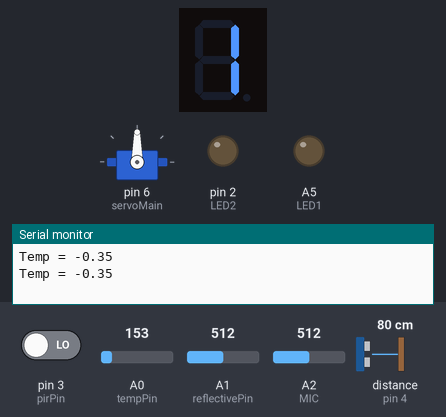
A sketch run on a simulated Arduino Uno, built with avr-gcc and run on an emulated ATmega328P. On the bench: 1-digit seven-segment display, servo, output pins drawn as LEDs (lit = HIGH), the last lines printed to the serial monitor. Wiring (inferred from the names in the program): ultrasonic range finder: trigger pin 5; echo pin 4; 1-digit 7-segment display, segments lit when HIGH: segments pin 7, pin 8, pin 9, pin 10, pin 11, pin 12, pin 13. The test bench sets the inputs (shaded band); at power-on: A1 (reflectivePin) = 512, distance to the obstacle (sensor on pin 4) 80 cm, pin 3 (pirPin) LOW, A0 (tempPin) = 153, A2 (MIC) = 512. The echo pulse lasts 58.3 µs per cm; the segment pins are drawn as the display they are named for; pins used as bus, display or sensor lines are not drawn.

Above: at 1.4 s.
1.5 s: A1 (reflectivePin) set to 415
3.1 s: A1 (reflectivePin) set to 392
At 4.2 s:
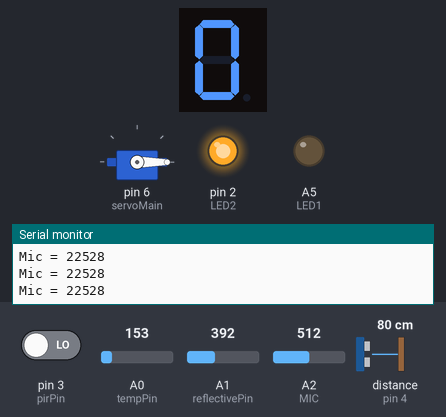
5.2 s: A1 (reflectivePin) set to 410
At 5.7 s:
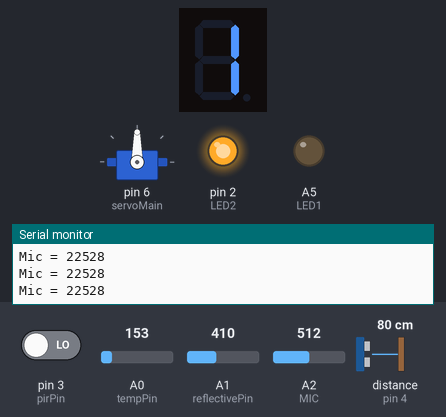
7.3 s: distance to the obstacle (sensor on pin 4) set to 14 cm
8.8 s: distance to the obstacle (sensor on pin 4) set to 9 cm
At 9.2 s:
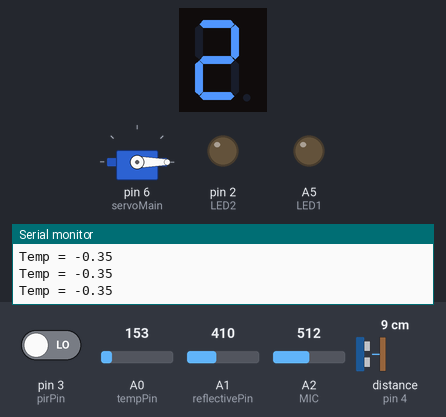
Timing chart, 0 to 11.3 s (numbered marks = the images above; inputs shaded):
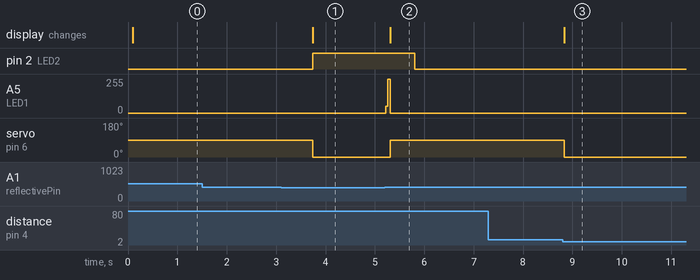

The sketch:

ED1_Final_Project_11-14-16.ino
```cpp
#include <Servo.h>

//PIR Sensor Pins
#define pirPin 3

//Ping Sensor Pins
#define trigPin 5
#define echoPin 4


//7-Segment LED Pins
#define A 7
#define B 8
#define C 9
#define D 10
#define E 11
#define F_SEG 12
#define G 13

//Misc. Definitions
#define aref_voltage 3.3
#define ON HIGH
#define OFF LOW

// Microphone Variables
#define MIC A2
#define LED1 A5

//Temperature Variables
int tempPin = 0;
float maxTemp = 27.00f;
#define LED2 2

//Reflective Sensor Variables
int reflectivePin = 1;

//Servo Variables
Servo servoMain;

//PIR Sensor Variables
int pirState = LOW;

void setup()
{
  //LED Setup
  pinMode(A, OUTPUT);
  pinMode(B, OUTPUT);
  pinMode(C, OUTPUT);
  pinMode(D, OUTPUT);
  pinMode(E, OUTPUT);
  pinMode(F_SEG, OUTPUT);
  pinMode(G, OUTPUT);

  //Mic Setup
  pinMode(LED1, OUTPUT);

  //Temperature Setup
  analogReference(EXTERNAL);
  pinMode(LED2, OUTPUT);

  //Servo Setup
  servoMain.attach(6); //Connects the Servo to Digital Pin 6

  //Ping Sensor Setup
  pinMode(trigPin, OUTPUT);
  pinMode(echoPin, INPUT);

  Serial.begin(9600);


}

//********************************************Main Loop********************************************************
void loop()
{

//  Serial.print("Reflective = ");
//  Serial.println(reflective);
//
//  Serial.print("Temp = ");
//  Serial.println(temp);
//
//  Serial.print("Ping = ");
//  Serial.println(ping);
//
//  Serial.print("Pir = ");
//  Serial.println(pir);
//
//  Serial.print("Mic = ");
//  Serial.println(mic);
  start:

  int reflective = Reflective();
  float temp = Temp();
  delay(100);
  //int mic = Mic();

  if (reflective > 400)
  {
    digitalWrite(LED1, OFF);
    one();
    servoMain.write(90);
    delay(500);

      Serial.print("Temp = ");
       Serial.println(temp);

    if (temp >= maxTemp)
    {
      digitalWrite(LED2, ON);
    }
    else
    {
      digitalWrite(LED2, OFF);
    }

//    if (mic > 300)
//    {
//      digitalWrite(LED1, ON);
//    }
//    else
//    {
//      digitalWrite(LED1, OFF);
//    }

    int ping = Ping();

    if (ping > 4 && ping <= 10)
    {
      servoMain.write(0);

      while(1)
       {
        two();
        int pir = Pir();
        reflective = Reflective();
        temp = Temp();
        delay(100);
        //mic = Mic();

        if(reflective < 400)
        {
          goto shutdwn;
        }

        if(temp >= maxTemp)
        {
          digitalWrite(LED2, ON);
        }
        else
        {
          digitalWrite(LED2, OFF);
        }

//        if (mic > 300)
//        {
//          digitalWrite(LED1, ON);
//        }
//        else
//        {
//          digitalWrite(LED1, OFF);
//        }

        if (pir == HIGH)
        {            // check if the input is HIGH
          if (pirState == LOW)
          {
            // we have just turned on
            Serial.println("Motion detected!");
            pirState = HIGH;
          }
        }
        else
        {
          if (pirState == HIGH)
          {
             // we have just turned off
            Serial.println("Motion ended!");
            pirState = LOW;
            three();
            delay(250);
            two();
            delay(250);
            one();
            delay(250);
            zero();
            delay(250);
            goto start;

          }
        }
      }
    }
  }
  else
  {
    servoMain.write(0);
    while(1)
    {
      reflective = Reflective();
       if(reflective > 400)
       {
        goto start;
       }
       else
       {
        shutdwn:

        zero();
        digitalWrite(LED1, OFF);

        int mic = Mic();

        Serial.print("Mic = ");
        Serial.println(mic);

        if (mic>1200)
        {
          digitalWrite(LED1, HIGH);
        }
        else
        {
          digitalWrite(LED1, LOW);
        }

        if (mic>900)
        {
          digitalWrite(LED2, HIGH);
        }
        else
        {
          digitalWrite(LED2, LOW);
        }

       }
     }
    }
  }


//**********************************Functions*********************************************

int Reflective()
{
  int reflectiveValue = analogRead(reflectivePin);

  return reflectiveValue;
}

float Temp()
{
  int tempReading = analogRead(tempPin);
  float voltage = tempReading * aref_voltage;
  voltage /= 1024.0;
  float temperatureC = (voltage - 0.5) * 50;

  return temperatureC;
}

long Ping()
{
  long duration, distance;
  digitalWrite(trigPin, LOW);  // Added this line
  delayMicroseconds(2); // Added this line
  digitalWrite(trigPin, HIGH);
  delayMicroseconds(10); // Added this line
  digitalWrite(trigPin, LOW);
  duration = pulseIn(echoPin, HIGH);
  distance = (duration/2) / 29.1;

  return distance;
}

int Pir()
{
  int pirValue = 0;
  pirValue = digitalRead(pirPin);

  return pirValue;
}


int Mic()
{

  int micReading = analogRead(MIC)*300;

  return micReading;

}

// 0 => ABCDEF
void zero()
{
  digitalWrite(A, ON);
  digitalWrite(B, ON);
  digitalWrite(C, ON);
  digitalWrite(D, ON);
  digitalWrite(E, ON);
  digitalWrite(F_SEG, ON);
  digitalWrite(G, OFF);
}

// 1 => BC
void one()
{
  digitalWrite(A, OFF);
  digitalWrite(B, ON);
  digitalWrite(C, ON);
  digitalWrite(D, OFF);
  digitalWrite(E, OFF);
  digitalWrite(F_SEG, OFF);
  digitalWrite(G, OFF);
}

// 2 => ABDEG
void two()
{
  digitalWrite(A, ON);
  digitalWrite(B, ON);
  digitalWrite(C, OFF);
  digitalWrite(D, ON);
  digitalWrite(E, ON);
  digitalWrite(F_SEG, OFF);
  digitalWrite(G, ON);
}

// 3 => ABCDG
void three()
{
  digitalWrite(A, ON);
  digitalWrite(B, ON);
  digitalWrite(C, ON);
  digitalWrite(D, ON);
  digitalWrite(E, OFF);
  digitalWrite(F_SEG, OFF);
  digitalWrite(G, ON);
}

// 4 => BCFG
void four()
{
  digitalWrite(A, OFF);
  digitalWrite(B, ON);
  digitalWrite(C, ON);
  digitalWrite(D, OFF);
  digitalWrite(E, OFF);
  digitalWrite(F_SEG, ON);
  digitalWrite(G, ON);
}

// 5 => ACDFG
void five()
{
  digitalWrite(A, ON);
  digitalWrite(B, OFF);
  digitalWrite(C, ON);
  digitalWrite(D, ON);
  digitalWrite(E, OFF);
  digitalWrite(F_SEG, ON);
  digitalWrite(G, ON);
}

// 6 => ACDEFG
void six()
{
  digitalWrite(A, ON);
  digitalWrite(B, OFF);
  digitalWrite(C, ON);
  digitalWrite(D, ON);
  digitalWrite(E, ON);
  digitalWrite(F_SEG, ON);
  digitalWrite(G, ON);
}

// 7 => ABC
void seven()
{
  digitalWrite(A, ON);
  digitalWrite(B, ON);
  digitalWrite(C, ON);
  digitalWrite(D, OFF);
  digitalWrite(E, OFF);
  digitalWrite(F_SEG, OFF);
  digitalWrite(G, OFF);
}

// 8 => ABCDEFG
void eight()
{
  digitalWrite(A, ON);
  digitalWrite(B, ON);
  digitalWrite(C, ON);
  digitalWrite(D, ON);
  digitalWrite(E, ON);
  digitalWrite(F_SEG, ON);
  digitalWrite(G, ON);
}

// 9 => ABCDFG
void nine()
{
  digitalWrite(A, ON);
  digitalWrite(B, ON);
  digitalWrite(C, ON);
  digitalWrite(D, ON);
  digitalWrite(E, OFF);
  digitalWrite(F_SEG, ON);
  digitalWrite(G, ON);
}
```

Measured:
- the behaviour switches between 401 and 400 on A1 (reflectivePin) (found by bisection; images 0 and 1)
- the behaviour switches between 12 and 11 cm on distance to the obstacle (sensor on pin 4) (found by bisection; images 2 and 3)
- after the input at 3.1 s, pin 2 (LED2): LOW → HIGH after 0.64 s; servo on pin 6 (servoMain): 90° → 0° after 0.64 s; the display: changes after 0.64 s (image 1)
- after the input at 5.2 s, pin 2 (LED2): HIGH → LOW after 0.61 s; A5 (LED1): 0/255 → 51/255 at once, → 255/255 0.04 s later, → 0/255 0.05 s later; servo on pin 6 (servoMain): 0° → 90° after 0.11 s; the display: changes after 0.11 s (image 2)
- after the input at 8.8 s, servo on pin 6 (servoMain): 90° → 0° at once; the display: changes at once (image 3)
